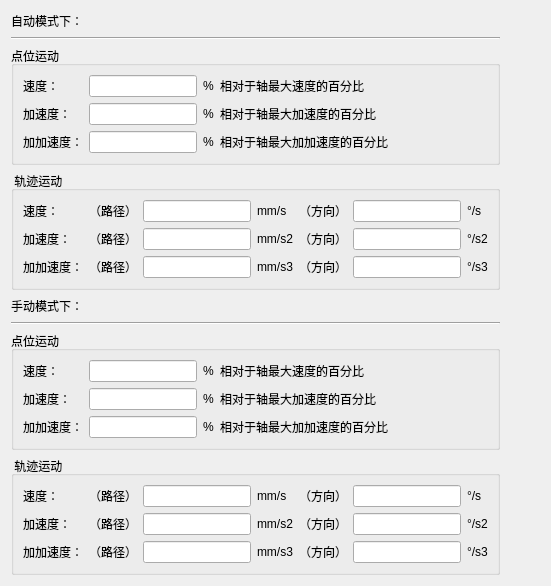
          <widget class="QWidget" name="tab_3">
           <attribute name="title">
            <string>机器人运动参数</string>
           </attribute>
           <layout class="QGridLayout" name="gridLayout_14">
            <item row="0" column="0">
             <layout class="QHBoxLayout" name="horizontalLayout_16">
              <item>
               <layout class="QVBoxLayout" name="verticalLayout_38">
                <item>
                 <layout class="QVBoxLayout" name="verticalLayout_24">
                  <item>
                   <layout class="QVBoxLayout" name="verticalLayout_17">
                    <item>
                     <layout class="QHBoxLayout" name="horizontalLayout_8">
                      <item>
                       <widget class="QLabel" name="label_54">
                        <property name="text">
                         <string>自动模式下：</string>
                        </property>
                       </widget>
                      </item>
                      <item>
                       <spacer name="horizontalSpacer_6">
                        <property name="orientation">
                         <enum>Qt::Horizontal</enum>
                        </property>
                        <property name="sizeHint" stdset="0">
                         <size>
                          <width>40</width>
                          <height>20</height>
                         </size>
                        </property>
                       </spacer>
                      </item>
                     </layout>
                    </item>
                    <item>
                     <widget class="Line" name="line">
                      <property name="orientation">
                       <enum>Qt::Horizontal</enum>
                      </property>
                     </widget>
                    </item>
                   </layout>
                  </item>
                  <item>
                   <widget class="QGroupBox" name="groupBox_2">
                    <property name="title">
                     <string>点位运动</string>
                    </property>
                    <layout class="QGridLayout" name="gridLayout_7">
                     <item row="0" column="0">
                      <layout class="QHBoxLayout" name="horizontalLayout_5">
                       <item>
                        <layout class="QHBoxLayout" name="horizontalLayout_4">
                         <item>
                          <layout class="QVBoxLayout" name="verticalLayout_5">
                           <item>
                            <widget class="QLabel" name="label_6">
                             <property name="text">
                              <string>速度：</string>
                             </property>
                            </widget>
                           </item>
                           <item>
                            <widget class="QLabel" name="label_7">
                             <property name="text">
                              <string>加速度：</string>
                             </property>
                            </widget>
                           </item>
                           <item>
                            <widget class="QLabel" name="label_8">
                             <property name="text">
                              <string>加加速度：</string>
                             </property>
                            </widget>
                           </item>
                          </layout>
                         </item>
                         <item>
                          <layout class="QVBoxLayout" name="verticalLayout_6">
                           <item>
                            <widget class="QLineEdit" name="lineEdit_4"/>
                           </item>
                           <item>
                            <widget class="QLineEdit" name="lineEdit_5"/>
                           </item>
                           <item>
                            <widget class="QLineEdit" name="lineEdit_6"/>
                           </item>
                          </layout>
                         </item>
                         <item>
                          <layout class="QVBoxLayout" name="verticalLayout_7">
                           <item>
                            <widget class="QLabel" name="label_10">
                             <property name="text">
                              <string>%</string>
                             </property>
                            </widget>
                           </item>
                           <item>
                            <widget class="QLabel" name="label_11">
                             <property name="text">
                              <string>%</string>
                             </property>
                            </widget>
                           </item>
                           <item>
                            <widget class="QLabel" name="label_12">
                             <property name="text">
                              <string>%</string>
                             </property>
                            </widget>
                           </item>
                          </layout>
                         </item>
                         <item>
                          <layout class="QVBoxLayout" name="verticalLayout_8">
                           <item>
                            <widget class="QLabel" name="label_9">
                             <property name="text">
                              <string>相对于轴最大速度的百分比</string>
                             </property>
                            </widget>
                           </item>
                           <item>
                            <widget class="QLabel" name="label_13">
                             <property name="text">
                              <string>相对于轴最大加速度的百分比</string>
                             </property>
                            </widget>
                           </item>
                           <item>
                            <widget class="QLabel" name="label_14">
                             <property name="text">
                              <string>相对于轴最大加加速度的百分比</string>
                             </property>
                            </widget>
                           </item>
                          </layout>
                         </item>
                        </layout>
                       </item>
                       <item>
                        <spacer name="horizontalSpacer_2">
                         <property name="orientation">
                          <enum>Qt::Horizontal</enum>
                         </property>
                         <property name="sizeHint" stdset="0">
                          <size>
                           <width>40</width>
                           <height>20</height>
                          </size>
                         </property>
                        </spacer>
                       </item>
                      </layout>
                     </item>
                    </layout>
                   </widget>
                  </item>
                  <item>
                   <widget class="QGroupBox" name="groupBox_3">
                    <property name="title">
                     <string> 轨迹运动</string>
                    </property>
                    <layout class="QGridLayout" name="gridLayout_8">
                     <item row="0" column="0">
                      <layout class="QHBoxLayout" name="horizontalLayout_7">
                       <item>
                        <layout class="QVBoxLayout" name="verticalLayout_9">
                         <item>
                          <widget class="QLabel" name="label_15">
                           <property name="text">
                            <string>速度：</string>
                           </property>
                          </widget>
                         </item>
                         <item>
                          <widget class="QLabel" name="label_16">
                           <property name="text">
                            <string>加速度：</string>
                           </property>
                          </widget>
                         </item>
                         <item>
                          <widget class="QLabel" name="label_17">
                           <property name="text">
                            <string>加加速度：</string>
                           </property>
                          </widget>
                         </item>
                        </layout>
                       </item>
                       <item>
                        <layout class="QVBoxLayout" name="verticalLayout_10">
                         <item>
                          <widget class="QLabel" name="label_24">
                           <property name="text">
                            <string>（路径）</string>
                           </property>
                           <property name="alignment">
                            <set>Qt::AlignCenter</set>
                           </property>
                          </widget>
                         </item>
                         <item>
                          <widget class="QLabel" name="label_32">
                           <property name="text">
                            <string>（路径）</string>
                           </property>
                           <property name="alignment">
                            <set>Qt::AlignCenter</set>
                           </property>
                          </widget>
                         </item>
                         <item>
                          <widget class="QLabel" name="label_33">
                           <property name="text">
                            <string>（路径）</string>
                           </property>
                           <property name="alignment">
                            <set>Qt::AlignCenter</set>
                           </property>
                          </widget>
                         </item>
                        </layout>
                       </item>
                       <item>
                        <layout class="QVBoxLayout" name="verticalLayout_11">
                         <item>
                          <widget class="QLineEdit" name="lineEdit_7"/>
                         </item>
                         <item>
                          <widget class="QLineEdit" name="lineEdit_8"/>
                         </item>
                         <item>
                          <widget class="QLineEdit" name="lineEdit_9"/>
                         </item>
                        </layout>
                       </item>
                       <item>
                        <layout class="QVBoxLayout" name="verticalLayout_12">
                         <item>
                          <widget class="QLabel" name="label_18">
                           <property name="text">
                            <string>mm/s</string>
                           </property>
                          </widget>
                         </item>
                         <item>
                          <widget class="QLabel" name="label_19">
                           <property name="text">
                            <string>mm/s2</string>
                           </property>
                          </widget>
                         </item>
                         <item>
                          <widget class="QLabel" name="label_20">
                           <property name="text">
                            <string>mm/s3</string>
                           </property>
                          </widget>
                         </item>
                        </layout>
                       </item>
                       <item>
                        <layout class="QVBoxLayout" name="verticalLayout_13">
                         <item>
                          <widget class="QLabel" name="label_25">
                           <property name="text">
                            <string>（方向）</string>
                           </property>
                           <property name="alignment">
                            <set>Qt::AlignCenter</set>
                           </property>
                          </widget>
                         </item>
                         <item>
                          <widget class="QLabel" name="label_30">
                           <property name="text">
                            <string>（方向）</string>
                           </property>
                           <property name="alignment">
                            <set>Qt::AlignCenter</set>
                           </property>
                          </widget>
                         </item>
                         <item>
                          <widget class="QLabel" name="label_31">
                           <property name="text">
                            <string>（方向）</string>
                           </property>
                           <property name="alignment">
                            <set>Qt::AlignCenter</set>
                           </property>
                          </widget>
                         </item>
                        </layout>
                       </item>
                       <item>
                        <layout class="QVBoxLayout" name="verticalLayout_14">
                         <item>
                          <widget class="QLineEdit" name="lineEdit_10"/>
                         </item>
                         <item>
                          <widget class="QLineEdit" name="lineEdit_11"/>
                         </item>
                         <item>
                          <widget class="QLineEdit" name="lineEdit_12"/>
                         </item>
                        </layout>
                       </item>
                       <item>
                        <layout class="QVBoxLayout" name="verticalLayout_16">
                         <item>
                          <widget class="QLabel" name="label_21">
                           <property name="text">
                            <string>°/s</string>
                           </property>
                          </widget>
                         </item>
                         <item>
                          <widget class="QLabel" name="label_22">
                           <property name="text">
                            <string>°/s2</string>
                           </property>
                          </widget>
                         </item>
                         <item>
                          <widget class="QLabel" name="label_23">
                           <property name="text">
                            <string>°/s3</string>
                           </property>
                          </widget>
                         </item>
                        </layout>
                       </item>
                      </layout>
                     </item>
                    </layout>
                   </widget>
                  </item>
                 </layout>
                </item>
                <item>
                 <layout class="QVBoxLayout" name="verticalLayout_25">
                  <item>
                   <layout class="QVBoxLayout" name="verticalLayout_26">
                    <item>
                     <layout class="QHBoxLayout" name="horizontalLayout_12">
                      <item>
                       <widget class="QLabel" name="label_55">
                        <property name="text">
                         <string>手动模式下：</string>
                        </property>
                       </widget>
                      </item>
                      <item>
                       <spacer name="horizontalSpacer_7">
                        <property name="orientation">
                         <enum>Qt::Horizontal</enum>
                        </property>
                        <property name="sizeHint" stdset="0">
                         <size>
                          <width>40</width>
                          <height>20</height>
                         </size>
                        </property>
                       </spacer>
                      </item>
                     </layout>
                    </item>
                    <item>
                     <widget class="Line" name="line_2">
                      <property name="orientation">
                       <enum>Qt::Horizontal</enum>
                      </property>
                     </widget>
                    </item>
                   </layout>
                  </item>
                  <item>
                   <widget class="QGroupBox" name="groupBox_6">
                    <property name="title">
                     <string>点位运动</string>
                    </property>
                    <layout class="QGridLayout" name="gridLayout_9">
                     <item row="0" column="0">
                      <layout class="QHBoxLayout" name="horizontalLayout_13">
                       <item>
                        <layout class="QHBoxLayout" name="horizontalLayout_14">
                         <item>
                          <layout class="QVBoxLayout" name="verticalLayout_27">
                           <item>
                            <widget class="QLabel" name="label_56">
                             <property name="text">
                              <string>速度：</string>
                             </property>
                            </widget>
                           </item>
                           <item>
                            <widget class="QLabel" name="label_57">
                             <property name="text">
                              <string>加速度：</string>
                             </property>
                            </widget>
                           </item>
                           <item>
                            <widget class="QLabel" name="label_58">
                             <property name="text">
                              <string>加加速度：</string>
                             </property>
                            </widget>
                           </item>
                          </layout>
                         </item>
                         <item>
                          <layout class="QVBoxLayout" name="verticalLayout_28">
                           <item>
                            <widget class="QLineEdit" name="lineEdit_25"/>
                           </item>
                           <item>
                            <widget class="QLineEdit" name="lineEdit_26"/>
                           </item>
                           <item>
                            <widget class="QLineEdit" name="lineEdit_27"/>
                           </item>
                          </layout>
                         </item>
                         <item>
                          <layout class="QVBoxLayout" name="verticalLayout_29">
                           <item>
                            <widget class="QLabel" name="label_59">
                             <property name="text">
                              <string>%</string>
                             </property>
                            </widget>
                           </item>
                           <item>
                            <widget class="QLabel" name="label_60">
                             <property name="text">
                              <string>%</string>
                             </property>
                            </widget>
                           </item>
                           <item>
                            <widget class="QLabel" name="label_61">
                             <property name="text">
                              <string>%</string>
                             </property>
                            </widget>
                           </item>
                          </layout>
                         </item>
                         <item>
                          <layout class="QVBoxLayout" name="verticalLayout_30">
                           <item>
                            <widget class="QLabel" name="label_62">
                             <property name="text">
                              <string>相对于轴最大速度的百分比</string>
                             </property>
                            </widget>
                           </item>
                           <item>
                            <widget class="QLabel" name="label_63">
                             <property name="text">
                              <string>相对于轴最大加速度的百分比</string>
                             </property>
                            </widget>
                           </item>
                           <item>
                            <widget class="QLabel" name="label_64">
                             <property name="text">
                              <string>相对于轴最大加加速度的百分比</string>
                             </property>
                            </widget>
                           </item>
                          </layout>
                         </item>
                        </layout>
                       </item>
                       <item>
                        <spacer name="horizontalSpacer_8">
                         <property name="orientation">
                          <enum>Qt::Horizontal</enum>
                         </property>
                         <property name="sizeHint" stdset="0">
                          <size>
                           <width>40</width>
                           <height>20</height>
                          </size>
                         </property>
                        </spacer>
                       </item>
                      </layout>
                     </item>
                    </layout>
                   </widget>
                  </item>
                  <item>
                   <widget class="QGroupBox" name="groupBox_7">
                    <property name="title">
                     <string> 轨迹运动</string>
                    </property>
                    <layout class="QGridLayout" name="gridLayout_13">
                     <item row="0" column="0">
                      <layout class="QHBoxLayout" name="horizontalLayout_15">
                       <item>
                        <layout class="QVBoxLayout" name="verticalLayout_31">
                         <item>
                          <widget class="QLabel" name="label_65">
                           <property name="text">
                            <string>速度：</string>
                           </property>
                          </widget>
                         </item>
                         <item>
                          <widget class="QLabel" name="label_66">
                           <property name="text">
                            <string>加速度：</string>
                           </property>
                          </widget>
                         </item>
                         <item>
                          <widget class="QLabel" name="label_67">
                           <property name="text">
                            <string>加加速度：</string>
                           </property>
                          </widget>
                         </item>
                        </layout>
                       </item>
                       <item>
                        <layout class="QVBoxLayout" name="verticalLayout_32">
                         <item>
                          <widget class="QLabel" name="label_68">
                           <property name="text">
                            <string>（路径）</string>
                           </property>
                           <property name="alignment">
                            <set>Qt::AlignCenter</set>
                           </property>
                          </widget>
                         </item>
                         <item>
                          <widget class="QLabel" name="label_69">
                           <property name="text">
                            <string>（路径）</string>
                           </property>
                           <property name="alignment">
                            <set>Qt::AlignCenter</set>
                           </property>
                          </widget>
                         </item>
                         <item>
                          <widget class="QLabel" name="label_70">
                           <property name="text">
                            <string>（路径）</string>
                           </property>
                           <property name="alignment">
                            <set>Qt::AlignCenter</set>
                           </property>
                          </widget>
                         </item>
                        </layout>
                       </item>
                       <item>
                        <layout class="QVBoxLayout" name="verticalLayout_33">
                         <item>
                          <widget class="QLineEdit" name="lineEdit_28"/>
                         </item>
                         <item>
                          <widget class="QLineEdit" name="lineEdit_29"/>
                         </item>
                         <item>
                          <widget class="QLineEdit" name="lineEdit_30"/>
                         </item>
                        </layout>
                       </item>
                       <item>
                        <layout class="QVBoxLayout" name="verticalLayout_34">
                         <item>
                          <widget class="QLabel" name="label_71">
                           <property name="text">
                            <string>mm/s</string>
                           </property>
                          </widget>
                         </item>
                         <item>
                          <widget class="QLabel" name="label_72">
                           <property name="text">
                            <string>mm/s2</string>
                           </property>
                          </widget>
                         </item>
                         <item>
                          <widget class="QLabel" name="label_73">
                           <property name="text">
                            <string>mm/s3</string>
                           </property>
                          </widget>
                         </item>
                        </layout>
                       </item>
                       <item>
                        <layout class="QVBoxLayout" name="verticalLayout_35">
                         <item>
                          <widget class="QLabel" name="label_74">
                           <property name="text">
                            <string>（方向）</string>
                           </property>
                           <property name="alignment">
                            <set>Qt::AlignCenter</set>
                           </property>
                          </widget>
                         </item>
                         <item>
                          <widget class="QLabel" name="label_75">
                           <property name="text">
                            <string>（方向）</string>
                           </property>
                           <property name="alignment">
                            <set>Qt::AlignCenter</set>
                           </property>
                          </widget>
                         </item>
                         <item>
                          <widget class="QLabel" name="label_76">
                           <property name="text">
                            <string>（方向）</string>
                           </property>
                           <property name="alignment">
                            <set>Qt::AlignCenter</set>
                           </property>
                          </widget>
                         </item>
                        </layout>
                       </item>
                       <item>
                        <layout class="QVBoxLayout" name="verticalLayout_36">
                         <item>
                          <widget class="QLineEdit" name="lineEdit_31"/>
                         </item>
                         <item>
                          <widget class="QLineEdit" name="lineEdit_32"/>
                         </item>
                         <item>
                          <widget class="QLineEdit" name="lineEdit_33"/>
                         </item>
                        </layout>
                       </item>
                       <item>
                        <layout class="QVBoxLayout" name="verticalLayout_37">
                         <item>
                          <widget class="QLabel" name="label_77">
                           <property name="text">
                            <string>°/s</string>
                           </property>
                          </widget>
                         </item>
                         <item>
                          <widget class="QLabel" name="label_78">
                           <property name="text">
                            <string>°/s2</string>
                           </property>
                          </widget>
                         </item>
                         <item>
                          <widget class="QLabel" name="label_79">
                           <property name="text">
                            <string>°/s3</string>
                           </property>
                          </widget>
                         </item>
                        </layout>
                       </item>
                      </layout>
                     </item>
                    </layout>
                   </widget>
                  </item>
                 </layout>
                </item>
               </layout>
              </item>
              <item>
               <spacer name="horizontalSpacer_4">
                <property name="orientation">
                 <enum>Qt::Horizontal</enum>
                </property>
                <property name="sizeHint" stdset="0">
                 <size>
                  <width>40</width>
                  <height>20</height>
                 </size>
                </property>
               </spacer>
              </item>
             </layout>
            </item>
           </layout>
          </widget>
